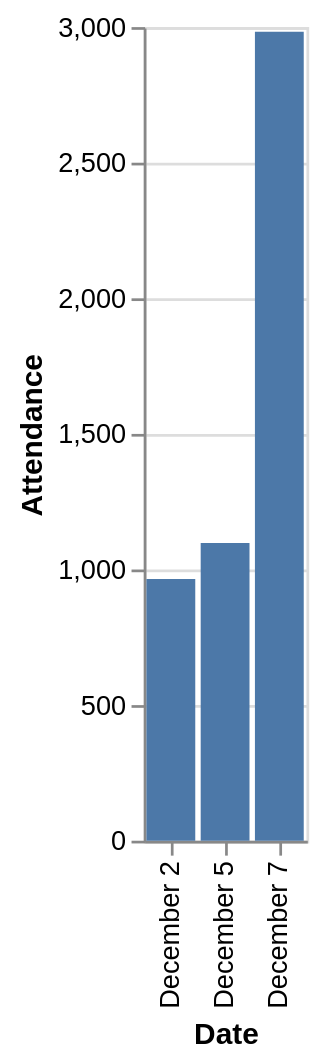

Here is the Vega-Lite specification saved for this chart:
### Vega-Lite specification from a JSON file in a GitHub repository (floating-point values rounded to 4 significant figures)
{"data": {"values": [{"x_data": "December 2", "y_data": 965}, {"x_data": "December 5", "y_data": 1098}, {"x_data": "December 7", "y_data": 2983}]}, "mark": "bar", "encoding": {"x": {"field": "x_data", "type": "nominal", "title": "Date", "sort": "ascending"}, "y": {"field": "y_data", "type": "quantitative", "title": "Attendance"}}}
